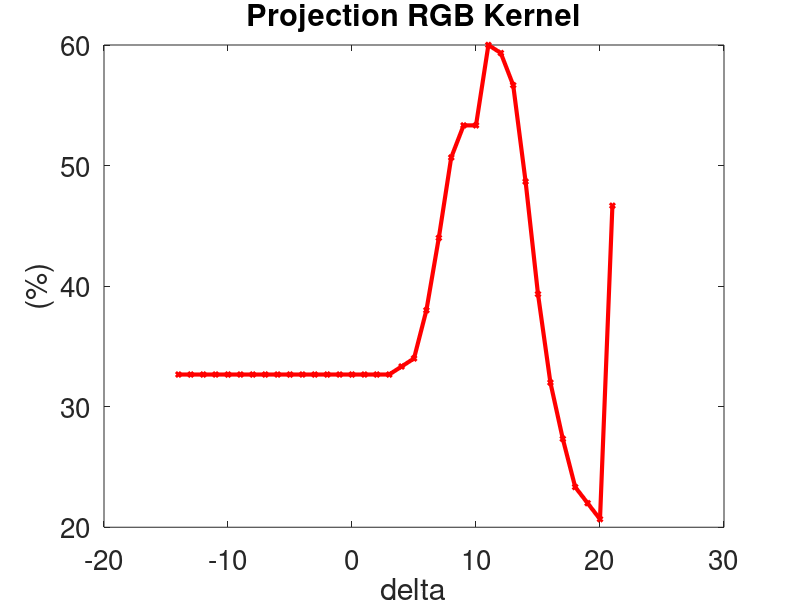
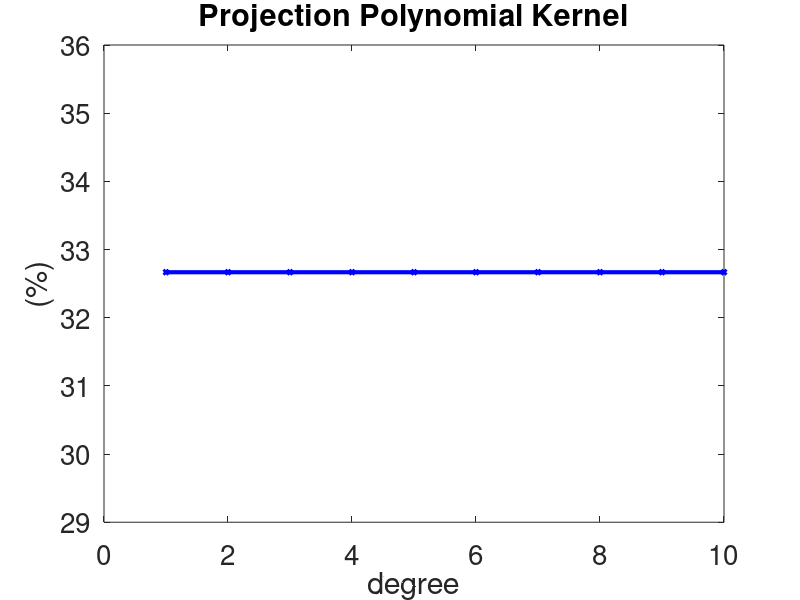
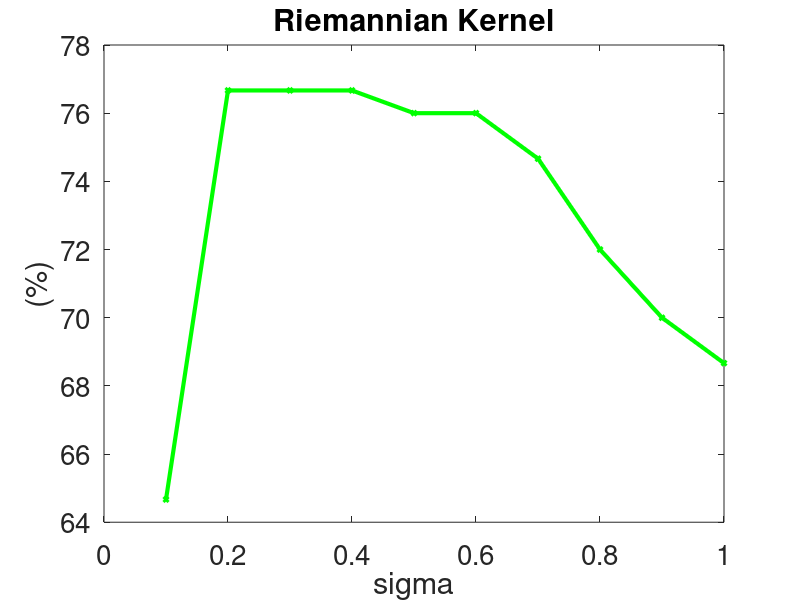

Write the MATLAB code that produced these figures, in order.
clear all
close all
clc



%% ProjRGB Kernel
delta = -14:1:21;
projRGB = [32.6667   32.6667   32.6667   32.6667   32.6667   32.6667   32.6667   32.6667   32.6667   32.6667   32.6667   32.6667   32.6667   32.6667 32.6667   32.6667   32.6667   32.6667   33.3333   34.0000   38.0000   44.0000   50.6667   53.3333   53.3333   60.0000   59.3333   56.6667 48.6667   39.3333   32.0000   27.3333   23.3333   22.0000   20.6667   46.6667];
plot(delta,projRGB, '-rd', 'LineWidth',3,'MarkerSize',3)
title('Projection RGB Kernel','FontSize',30)
ylabel('(%)','FontSize',20)
xlabel('delta','FontSize',20)
set(gca,'FontSize',20);

%Home
print('/media/johanna/HD1T/latex-svn/study-paper-report/v2/images/projRGB_ker', '-dpng','-r300');


%% ProjPoly Kernel
figure
degree = 1:10;
projPoly = [32.6667   32.6667   32.6667   32.6667   32.6667   32.6667   32.6667   32.6667   32.6667   32.6667];
plot(degree,projPoly, '-bd', 'LineWidth',3,'MarkerSize',3);
title('Projection Polynomial Kernel','FontSize',30)
ylabel('(%)','FontSize',20)
xlabel('degree','FontSize',20)
set(gca,'FontSize',20); 

%Home
print('/media/johanna/HD1T/latex-svn/study-paper-report/v2/images/projPoly_ker', '-dpng','-r300');

%% Riemannian Kernel
figure
sigma = 0.1:0.1:1;
logEucl = [64.6667   76.6667   76.6667   76.6667   76.0000   76.0000   74.6667   72.0000   70.0000   68.6667];
plot(sigma,logEucl, '-gd', 'LineWidth',3,'MarkerSize',3);
title('Riemannian Kernel','FontSize',30)
ylabel('(%)','FontSize',20)
xlabel('sigma','FontSize',20)
set(gca,'FontSize',20); 
%Home
print('/media/johanna/HD1T/latex-svn/study-paper-report/v2/images/LogEucl_ker', '-dpng','-r300');

